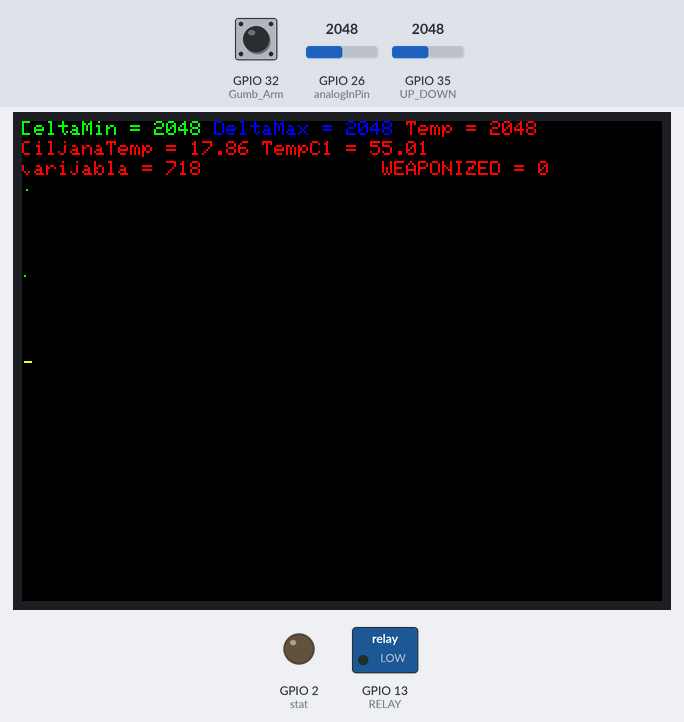
This sketch was run on a simulated ESP32. On the bench: 320×240 colour display, switched loads named in the sketch (green lamp = pin HIGH), output pins drawn as LEDs (lit = HIGH). The test bench sets the inputs (shaded band); at power-on: GPIO 26 (analogInPin) = 2048, GPIO 32 (Gumb_Arm) HIGH, GPIO 35 (UP_DOWN) = 2048.

Above: at 8.5 s.
8.6 s: GPIO 26 (analogInPin) set to 660
At 9.07 s:
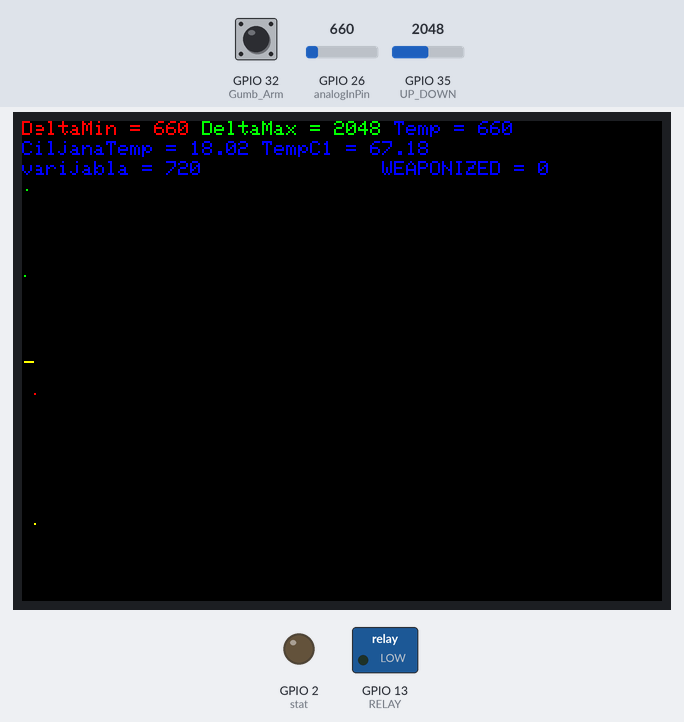
11.6 s: GPIO 32 (Gumb_Arm) pulled LOW for 0.35 s
At 12.7 s:
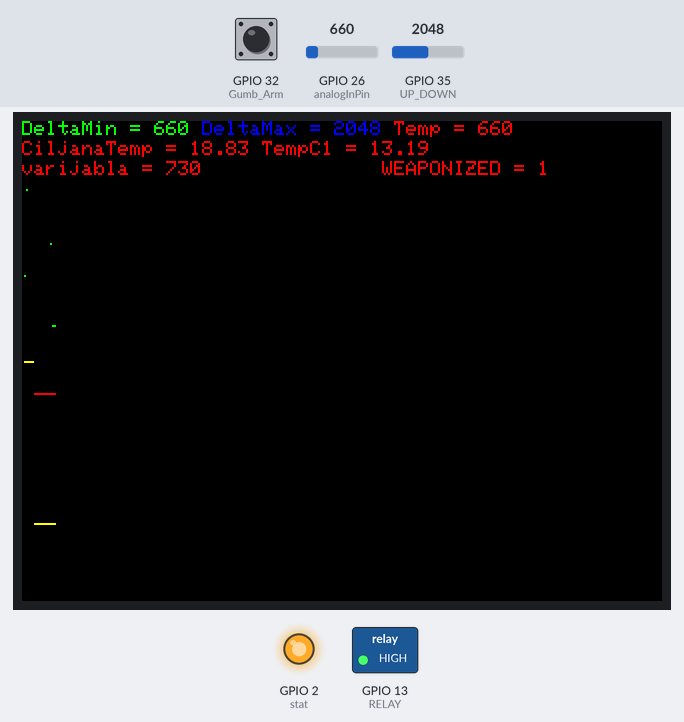
14.6 s: GPIO 35 (UP_DOWN) set to 1228
At 15.21 s:
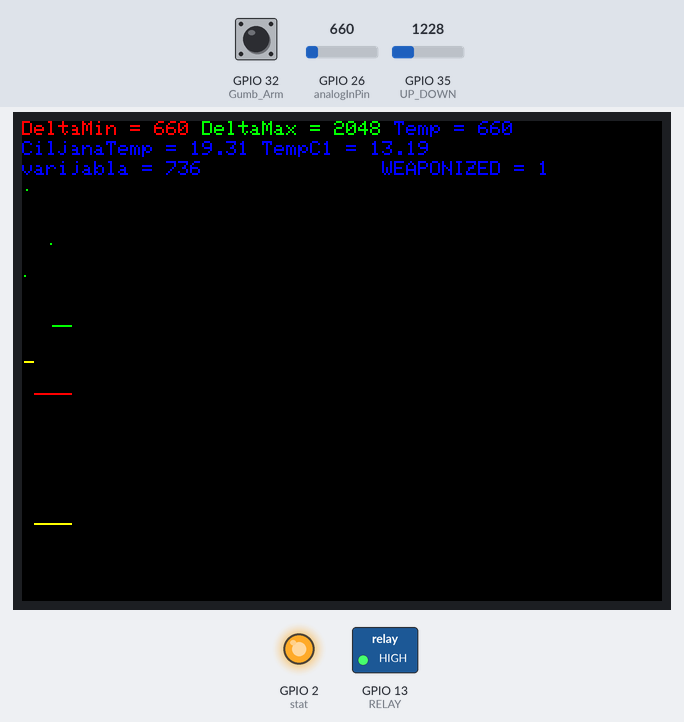
16.5 s: GPIO 32 (Gumb_Arm) pulled LOW for 1 s
At 18.0 s:
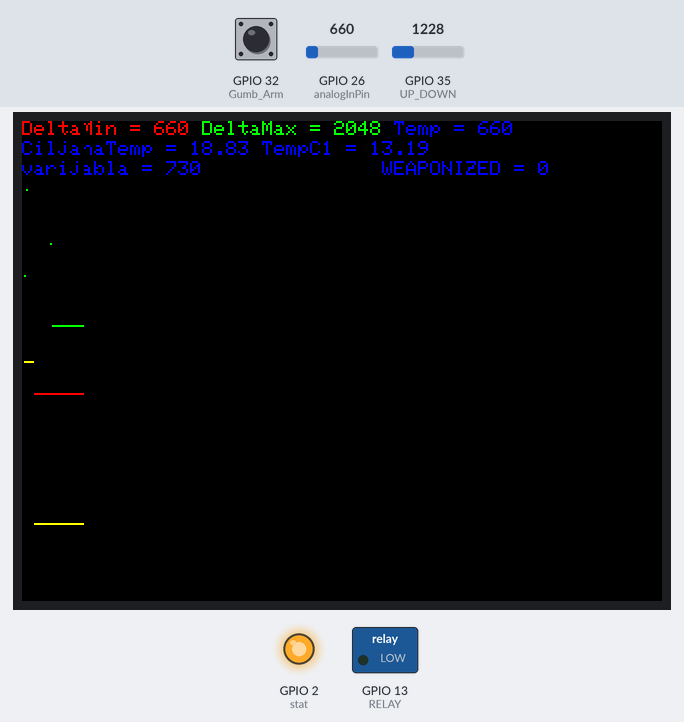
19.0 s: GPIO 26 (analogInPin) set to 758
At 19.35 s:
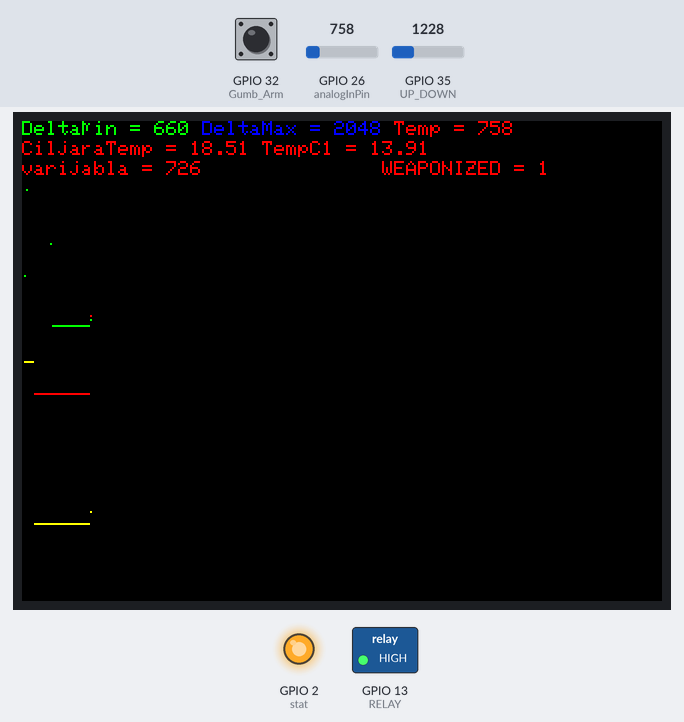
20.6 s: GPIO 35 (UP_DOWN) set to 2088
At 21.23 s:
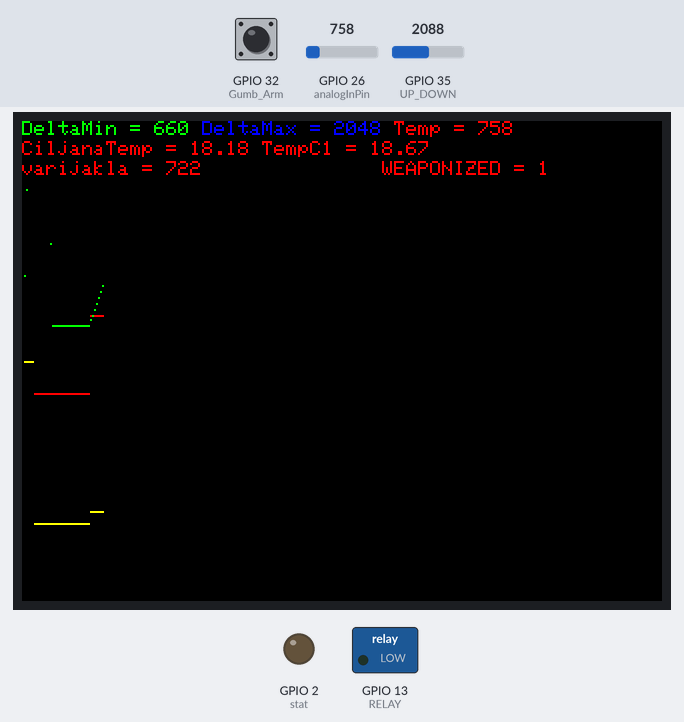
Timing chart, 0 to 23.5 s (numbered marks = the images above; inputs shaded):
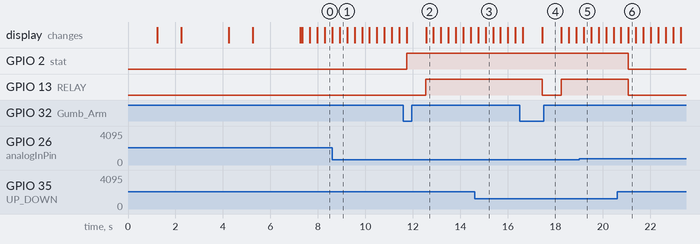

The sketch:

Temperature_v2.ino
```cpp
//--------------------------------------------------------------------
//------------------------ VIDI 297 ----------------------------------
//-------------------- kod za Termostat centralnog grijanja ----------
//-- napisan za potrebe članka u časopisu VIDI 297 - prosinac 2020. --
//--------------------------------------------------------------------
//
// Kod radi s VIDI project X pločicom o kojoj možete saznati na linku
// https://vidilab.com/vidi-project-x
//
//
//-------------------------------------------------------------------
// napisao: Hrvoje Šomođi, Vidi - 30.10.2020. - verzija 0.01
//-------------------------------------------------------------------
//
// Nedostaju li vam niže spomenuti libraryji
// odaberite Manage Libraries sa izboranika Alati
// zatim u tražilicu upišite ILI9341
// i instalirajte ponuđenu Adafruit ILI9341 librari
// te ostale librarije koji su ponuđeni uz ovu!
//
// analogno 747 = 22.0°C
// analogno 673 = 19.0°C
// analogno 615 = 10.5°C
// analogno 505 = 06.5°C
//
// temperature = ((float)analogRead(A0) * 3.3 / 4096.0) - 0.33;
// temperature = temperature / 0.01;
//
// OSTAJE ZA NAPRAVITI U BUDUĆIM VERZIJAMA
// - Dohvaćanje trenutnog vremena sa NTP Servera
// - Zapisivanje statusa temperature i releya u realnom vremenu na SD karticu
// - Zapisivanje statusa temperature i releya u realnom vremenu u MySQL bazu
// - Postavljamo MENU za unošenje kalibracijskih vrijednosti
// - Detektiramo prisutnost ukućana kako bi termostat mogao procijeniti preferiranu vrijednost temperature prema željama pojedinog ukućana
// - Spremamo u učitavamo konfiguraciju tj. setup vrijednosti sa SD kartice
// - Mogućnost programiranja putem BT konekcije
// - Mogućnost programiranja putem Wi-Fi konekcije
// - Kontrola uz Touch screen ...

#include "Adafruit_ILI9341.h"
#include "Adafruit_GFX.h"
#include <SPI.h>

// ILI9341 TFT LCD deklaracija spajanja zaslona
#define TFT_CS   5
#define TFT_DC  21
#define TFT_RST  4

#define UP_DOWN  35
#define Gumb_Arm 32

bool arm = false;
const int RELAY = 13;
const int stat = 2;

// Stvori objekt zaslona koji zovemo TFT
Adafruit_ILI9341 TFT = Adafruit_ILI9341(TFT_CS, TFT_DC, TFT_RST);

// Analogni pin 14 spojen je na mikrofon sa mikrodfonskim predpojačalom
const int micInPin = 14;      // Input pin mikrofona za implementaciju reakcije na zvuk
const int analogInPin = 26;   // Analogni input pin Senzora Temperature

// varijable za dimenzije zaslona
int myWidth;
int myHeight;
int temperatura = 715; // analogno 747 = 22.0°C
float ciljTemp;
const int brojUzoraka = 10;  // broj uzoraka tempearture spremljene u niz, Mora biti contanta
int tempValues[brojUzoraka] = { 600, 600, 600, 600, 600, 600, 600, 600, 600, 600}; // niz
float srednjaVreijdnost;
int j = 0;             // inicijaliziramo varijeble koje će nam trebati
int n = 0;             // varijabla za glavnu petlju programa, umjesto delay 10000
int val = 0;
int valMin = 4096;     // ove varijeble postavljemo na besmisleno velike vrijednosti
int valMax = -4096;    // ..koje nam softver neće javiti
int GumbUP;            // Za vrijednost gumba gore dolje

//float tempC;
float tempC1;
int analogRef;

void pozdravniEkran() {
  TFT.fillScreen(ILI9341_BLACK); // obojaj zaslon u crno
  //TFT.setCursor(0, 0);
  TFT.setTextSize(2);
  TFT.setTextColor(ILI9341_CYAN);
  TFT.print("VIDI X mikroracunalo kao  ");
  TFT.print("TERMOSTAT CENTRALNOG                GRIJANJA         ");
  TFT.setTextSize(1);
  TFT.setTextColor(ILI9341_YELLOW);
  TFT.print("Prije koristenja temperaturnog senzora ");
  TFT.setTextColor(ILI9341_GREEN);
  TFT.println("MCP9700AT ");
  TFT.setTextColor(ILI9341_YELLOW);
  TFT.println("potrebno ga je kalibrirati. ");
  delay(1000);
  TFT.print("Toj svrsi posluziti ce ");
  TFT.setTextColor(ILI9341_GREEN);
  TFT.println("DeltaMin i DelataMax ");
  TFT.setTextColor(ILI9341_YELLOW);
  TFT.println("varijable koje oznacavaju analogne min. i max. vrijednosti zabiljezenih temperatura. ");
  delay(1000);
  TFT.print(" Ciljanu temperaturu namijestate uz pomoc ");
  TFT.setTextColor(ILI9341_GREEN);
  TFT.print("UP i DOWN tipki ");
  TFT.setTextColor(ILI9341_YELLOW);
  TFT.print(", dok tipkom ");
  TFT.setTextColor(ILI9341_GREEN);
  TFT.print("A ");
  TFT.setTextColor(ILI9341_YELLOW);
  TFT.print(" mijenjate ");
  TFT.setTextColor(ILI9341_GREEN);
  TFT.print("WEAPONIZED ");
  TFT.setTextColor(ILI9341_YELLOW);
  TFT.print("vrijednost koja odreduje ");
  TFT.print("zelite li paliti i gasiti termostat (1) ili samo zelite simulirati ");
  TFT.println("koristenje termostata plavom ledicom (0). ");
  delay(2000);
  TFT.setTextColor(ILI9341_RED);
  TFT.print(" Ne zaboravi postaviti mikro prekidac pina 13 - MENU - na poziciju GAME USE - kako bi se novi kod moago uploadati, odnosno ");
  TFT.println("postaviti ga na poziciju USE EXP. za korištenje RELAYa. ");
  delay(1000);
  TFT.print(" Isto tako ne zaboravite postaviti mikroprekidac TOUCH_IRQ ga na poziciju USE EXP. za upload novoga koda. ");
  delay(2000);
  TFT.setTextColor(ILI9341_GREEN);
  TFT.print(" Za start pritisni tipku UP ili DOWN! ");
  TFT.println(" Senzoru treba minuta dvije da postigne radnu temperaturu. ");
}

float temperature(int analog) {
  double temp = analog * 3.30 / 4095.0; // Analognu vrijednost pretvaramo u otpor
  temp = temp - 0.40;                  // Oduzimamo 500mA tj. -40°C
  temp = temp / 0.01;                  // Pretvaramo vrijednosti u °C
  return temp;
}

void dijeljenje( int n) {
  int var = n % 3; // računamo ostatak dijeljenja s 3 kako bi mogli rotirati tri boje
  switch (var) {   // u svrhu smanjivanja "burn in" efekta LCD ekrana
    case 0:
      // statements
      TFT.setTextColor(ILI9341_RED);
      break;
    case 1:
      // statements
      TFT.setTextColor(ILI9341_GREEN);
      break;
    default:
      // statements
      TFT.setTextColor(ILI9341_BLUE);
      break;
  }
}

void setup() {
  pinMode(analogInPin, INPUT);     // Postavi pin senzora kao INPUT
  pinMode(RELAY, OUTPUT);          // pin Relay-a deklariramo kao Output pin
  digitalWrite(RELAY, LOW);        // Postavljamo ga na LOW jer pin 0 pri restartu ima slučajnu analognu vrijednost
  pinMode(stat, OUTPUT);           // pin Status LEDa deklariramo kao Output pin
  pinMode(UP_DOWN, INPUT);         // Postavi gore dolje gumb kao INPUT
  //pinMode(Gumb_Arm, INPUT);      // Postavi gumb A kao INPUT
  pinMode(Gumb_Arm, INPUT_PULLUP); // A gumb mora biti definiran kao INPUT_PULLUP

  TFT.begin();                   // inicijalizacuija zaslona
  TFT.setRotation(3);            // postavi orijentaciju
  myWidth  = TFT.width() ;       // ekran je širok
  myHeight = TFT.height();       // ekran je visok

  pozdravniEkran();              // pozovi ispisivanje pozdravnog teksta

  while (!analogRead(UP_DOWN)) { // izvodi se petlja dok ne pritisnemo gumb
    n++;
    TFT.setCursor(0, 200);
    TFT.fillRect(0, 200, 320, 240, ILI9341_BLACK); // Brišemo stari tekst sa ekrana
    TFT.print(n);                              // Samo za debuging
    if (n > 5000) { // Nakon određenog vremena
      break;        // izađi iz while petlje
    }
  }

  TFT.fillScreen(ILI9341_BLACK); // obojaj zaslon u crno
  n = 1000000 - 1; // Postavljamo vrijednost n varijable kako bi se glavna petklja odmah izvršila
}

void loop() {
  n++;                // Ako je varijabla n dosegla vrijednost 1000000 pokreni glavni dio programa
  if (n == 1000000) { // Smanjivanjem ovog broja, glavni dio programa se češće izvodi
    n = 0;

    j++;                   // Varijabla j nam treba za kretanje po X-osi ekrana i iscrtavanje pixela
    if (j > myWidth + 1) { // Kada j izađe iz gabarita ekrana
      j = 0;               // resetriraj vrijednost na početak ekrana
    }
    TFT.fillRect(0, 0, 320, 30, ILI9341_BLACK); //Brišemo stari tekst sa ekrana

    val = analogRead(analogInPin);       // Spremi vrijednost senzora u varijablu
    for (int o = 0; o < brojUzoraka; o = o + 1) { // Premještamo niz kako bi napravili mjesta za novu vrijednost
      tempValues[o] = tempValues[o + 1];
    }
    tempValues[brojUzoraka - 1] = val;     // Spremi vrijednost senzora na zadnje mjesto niza
    srednjaVreijdnost = 0;
    for (int o = 0; o < brojUzoraka; o = o + 1) { // Pripremamo varijablu za računanje aritmetičke sredine
      srednjaVreijdnost = srednjaVreijdnost + tempValues[o];
      //TFT.print(" srednjaVreijdnost=");
      //TFT.print(srednjaVreijdnost);
      //TFT.print(" tempValues[o]=");
      //TFT.print(tempValues[o]);
      //    TFT.print(" [o]=");
      //TFT.print(o);
    }
    srednjaVreijdnost = srednjaVreijdnost / brojUzoraka; // računamo artitmetičku sredinu
    ciljTemp = temperature(temperatura);
    tempC1 = temperature(srednjaVreijdnost); // Pozivamo funkciju za pretvorbu analognih očitanja u stupnjeve Cezijeve
    //tempC1 = temperature(val); //ovo nam više ne treba jer smo računali srednju vrijednost

    if (valMin > val) { // Ukoliko je dosegnut novi minimum
      valMin = val;     // postavi DeltaMin vrijednost
    }
    if (valMax < val) {  // Ukoliko je dosegnut novi maksimum
      valMax = val;      // postavi DeltaMax vrijednost
    }

    if ( arm ) {
      if (srednjaVreijdnost > temperatura ) {
        digitalWrite(RELAY, LOW);
        digitalWrite(stat, LOW);
      }
      if (srednjaVreijdnost <= temperatura) {
        digitalWrite(RELAY, HIGH);
        digitalWrite(stat, HIGH);
      }
    } else {
      digitalWrite(RELAY, LOW);
      // ovaj dio koda se samo za simulaciju
      // kako bi mogli kalibrirati senzor prije korištenja
      if (srednjaVreijdnost > temperatura ) {
        digitalWrite(stat, LOW);
      }
      if (srednjaVreijdnost <= temperatura) {
        digitalWrite(stat, HIGH);
      }
    }

    TFT.setTextColor(ILI9341_GREEN);
    dijeljenje(j); // postavljamo boju teksta
    TFT.setCursor(0, 0);
    TFT.print("DeltaMin = ");
    TFT.print(valMin); // ispisujemo na ekran
    TFT.setTextColor(ILI9341_RED);
    dijeljenje(j + 1); // postavljamo boju +1
    TFT.print(" DeltaMax = ");
    TFT.print(valMax); // ispisujemo na ekran
    TFT.setTextColor(ILI9341_BLUE);
    dijeljenje(j + 2); // postavljamo boju +2
    TFT.print(" Temp = ");
    TFT.print(val); // ispisujemo na ekran
    TFT.print("      ");
    TFT.setCursor(0, 10);
    TFT.print("CiljanaTemp = ");
    TFT.print(ciljTemp);
    TFT.print(" TempC1 = ");
    TFT.print(tempC1);
    TFT.setCursor(0, 20);
    TFT.print("varijabla = ");
    TFT.print(temperatura);
    TFT.setCursor(180, 20);
    TFT.print("WEAPONIZED = ");
    TFT.print(arm); // ispisujemo na ekran
    // Crtanje grafikona na ekranu
    TFT.drawFastVLine( j, 0, myHeight - 40, ILI9341_BLACK); // brišemo staru krivulju kako bi mogli nacrtati novu na njezinom mjestu
    TFT.drawPixel(j, map(val, 0, 4095, myHeight - 1, 1), ILI9341_YELLOW); // Crtamo krivulju temperature na ekranu
    TFT.drawPixel(j, map(val, 500, 1000, myHeight - 41, 1), ILI9341_RED); // Crtamo izraženiju krivulju temperature
    TFT.drawPixel(j, map(srednjaVreijdnost, 500, 1000, myHeight - 91, 1), ILI9341_GREEN); //Crtamo srednju vrijednost
  } // kraj glavne petlje // if (n == 100000000)

  GumbUP = analogRead(UP_DOWN);
  if ( !digitalRead(Gumb_Arm) ) {
    arm = !arm;
    n = 1000000 - 1;
    delay(500); //Kada smo pritisnuli gumb trebamo odgodu
  }

  if (GumbUP > 0 ) {
    if (GumbUP < 2048 ) {
      temperatura = temperatura - 1;
      if (temperatura < 700) {
        temperatura = 700;
      }
      n = 1000000 - 1; // Postavljamo varijablu kako bi se pokrenuo glavni dio koda
    } else {
      temperatura = temperatura + 1;
      if (temperatura > 800) {
        temperatura = 800;
      }
      n = 1000000 - 1; // Postavljamo varijablu kako bi se pokrenuo glavni dio koda
    }
    delay(300); //Kada smo pritisnuli gumb trebamo odgodu
  }
}
```

Measured:
- the behaviour switches between 724 and 725 on GPIO 26 (analogInPin) (found by bisection; images 4 and 5)
- after the input at 11.6 s, GPIO 13 (RELAY): LOW → HIGH after 0.95 s
- after the input at 16.5 s, GPIO 13 (RELAY): HIGH → LOW after 0.94 s, → HIGH 0.81 s later
